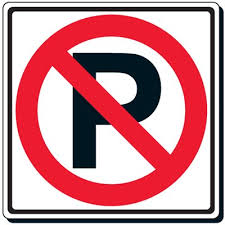
#> input picture Exercise IULI/Traffic/traffic.jpg, 225 x 225 px
$ python traffic.py   (Python 2 division)
#> lines starting #> are read from the running program, lines starting #| are printed output that depends on the picture; after the words box and inside, x2 and y2 are one past the last pixel; in counts of white or black regions, pixels touching at a corner belong together
# -*- coding: utf-8 -*-
"""
Created on Tue Feb 27 14:27:50 2018

@author: MSI
"""

import cv2
import numpy as np

img = cv2.imread('traffic.jpg')
#> img is the input picture: shape (225, 225, 3); mean B, G, R 146.8, 139.3, 198.2
rows2,cols2,channels2 = img.shape
#> rows2 = 225; cols2 = 225; channels2 = 3

hsv = cv2.cvtColor(img, cv2.COLOR_BGR2HSV)
#> hsv: shape (225, 225, 3); mean H, S, V 91.9, 98.4, 202
px = hsv[110,35]
#> px = [177, 230, 236]
print px
#| [177 230 236]


lower_red = np.array([160,210,200])
upper_red = np.array([180,240,255])


mask = cv2.inRange(hsv,lower_red, upper_red)
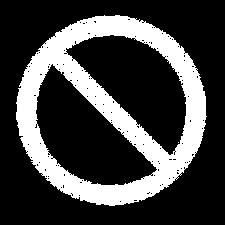
#> mask: shape (225, 225); 26.2% white; 2 white regions (1 under 20 px), largest, box (x1, y1, x2, y2) and area: (16, 15, 207, 206) 13273
res = cv2.bitwise_and(img,img, mask = mask) ##bitwise-> where there is something in the frame and mask is true
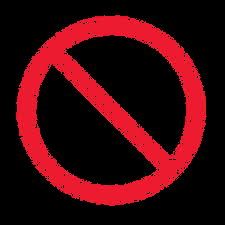
#> res: shape (225, 225, 3); mean B, G, R 12.6, 7, 61.9
                                                    ## mask is in range of lower red, upper red. if in the range = true.
cv2.imshow('hsv',hsv)
cv2.imshow('frame',img)
cv2.imshow('mask',mask)
cv2.imshow('res',res)


cv2.waitKey(0)
cv2.destroyAllWindows()
